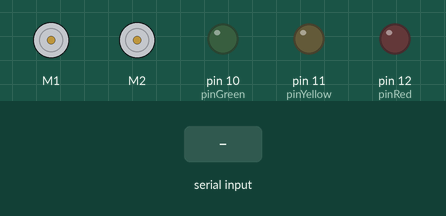
Recording of a sketch running on a simulated Arduino Uno, built with avr-gcc and run on an emulated ATmega328P. Shown: 2 × DC motor (green arrow = forward, orange = backward, longer = faster), output pins drawn as LEDs (lit = HIGH). The test bench sets the inputs (shaded band).

Above: at 1.2 s.
1.3 s: "0" received over Serial
2.8 s: "1" received over Serial
At 4.0 s:
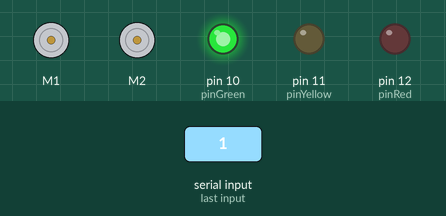
4.3 s: "2" received over Serial
At 5.3 s:
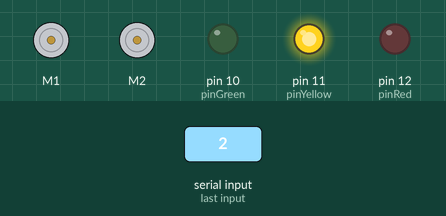
5.8 s: "3" received over Serial
At 6.4 s:
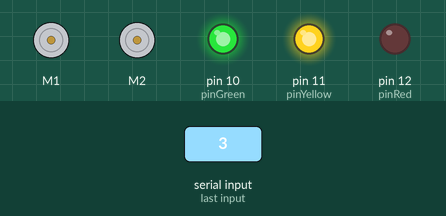
7.3 s: "4" received over Serial
At 8.5 s:
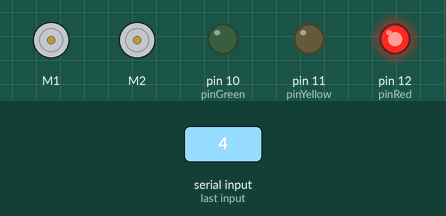
8.8 s: "5" received over Serial
At 9.9 s:
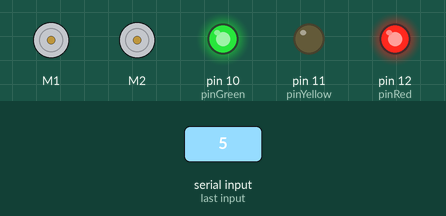
Timing chart, 0 to 11.3 s (numbered marks = the images above; inputs shaded):
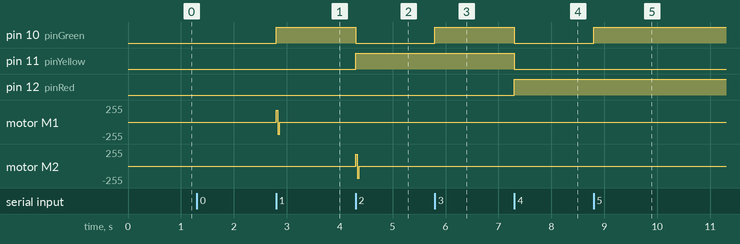

The sketch:

Python-Arduino.ino
```cpp
#include <Wire.h>
#include <Adafruit_MotorShield.h>
#include "utility/Adafruit_MS_PWMServoDriver.h"
Adafruit_MotorShield AFMS = Adafruit_MotorShield();
Adafruit_DCMotor *Motorone = AFMS.getMotor(1);
Adafruit_DCMotor *Motortwo = AFMS.getMotor(2);

char serialData ;
int pinRed = 12;
int pinYellow = 11;
int pinGreen = 10;

int serialInt;

void setup() {
  Serial.begin(9600);
  AFMS.begin();

  pinMode(pinRed, OUTPUT);
  pinMode(pinYellow, OUTPUT);
  pinMode(pinGreen,OUTPUT);

}
void loop() {
  if(Serial.available() > 0) {
      serialInt = Serial.read();
      switch(serialInt){
        case '0':
         digitalWrite(pinRed,LOW);
         digitalWrite(pinYellow,LOW);
         digitalWrite(pinGreen,LOW);

          Motorone -> setSpeed(0);
          Motorone->run(FORWARD);
          Motortwo -> setSpeed(0);
          Motortwo->run(FORWARD);
         break;

        case '1':
         digitalWrite(pinRed,LOW);
         digitalWrite(pinYellow,LOW);
         digitalWrite(pinGreen,HIGH);

          Motorone -> setSpeed(180);
          Motorone->run(FORWARD);
          delay(30);
          Motorone -> run(BACKWARD);
          delay(38);
          Motorone -> setSpeed(0);
         break;

        case '2':
         digitalWrite(pinRed,LOW);
         digitalWrite(pinYellow,HIGH);
         digitalWrite(pinGreen,LOW);

          Motortwo -> setSpeed(180);
          Motortwo->run(FORWARD);
          delay(30);
          Motortwo -> run(BACKWARD);
          delay(38);
          Motortwo -> setSpeed(0);
         break;

        case '3':
         digitalWrite(pinRed,LOW);
         digitalWrite(pinYellow,HIGH);
         digitalWrite(pinGreen,HIGH);

          Motorone -> setSpeed(0);
          Motorone->run(FORWARD);
          Motortwo -> setSpeed(0);
          Motortwo->run(FORWARD);

         break;

        case '4':
         digitalWrite(pinRed,HIGH);
         digitalWrite(pinYellow,LOW);
         digitalWrite(pinGreen,LOW);

          Motorone -> setSpeed(0);
          Motorone->run(FORWARD);
          Motortwo -> setSpeed(0);
          Motortwo->run(FORWARD);
         break;

        case '5':
         digitalWrite(pinRed,HIGH);
         digitalWrite(pinYellow,LOW);
         digitalWrite(pinGreen,HIGH);

          Motorone -> setSpeed(0);
          Motorone->run(FORWARD);
          Motortwo -> setSpeed(0);
          Motortwo->run(FORWARD);
         break;

        case '6':
         digitalWrite(pinRed,HIGH);
         digitalWrite(pinYellow,HIGH);
         digitalWrite(pinGreen,LOW);
         break;

         case '7':
           digitalWrite(pinRed,HIGH);
           digitalWrite(pinYellow,HIGH);
           digitalWrite(pinGreen,HIGH);
           break;
      }
  }
}
```

Measured:
- after the input at 2.8 s, pin 10 (pinGreen): LOW → HIGH at once; motor M1: stopped → forward 180/255 at once, → backward 180/255 0.03 s later, → stopped 0.04 s later
- after the input at 4.3 s, pin 10 (pinGreen): HIGH → LOW at once; pin 11 (pinYellow): LOW → HIGH at once; motor M2: stopped → forward 180/255 at once, → backward 180/255 0.03 s later, → stopped 0.04 s later
- after the input at 5.8 s, pin 10 (pinGreen): LOW → HIGH at once
- after the input at 7.3 s, pin 10 (pinGreen), pin 11 (pinYellow): HIGH → LOW at once; pin 12 (pinRed): LOW → HIGH at once
- after the input at 8.8 s, pin 10 (pinGreen): LOW → HIGH at once
